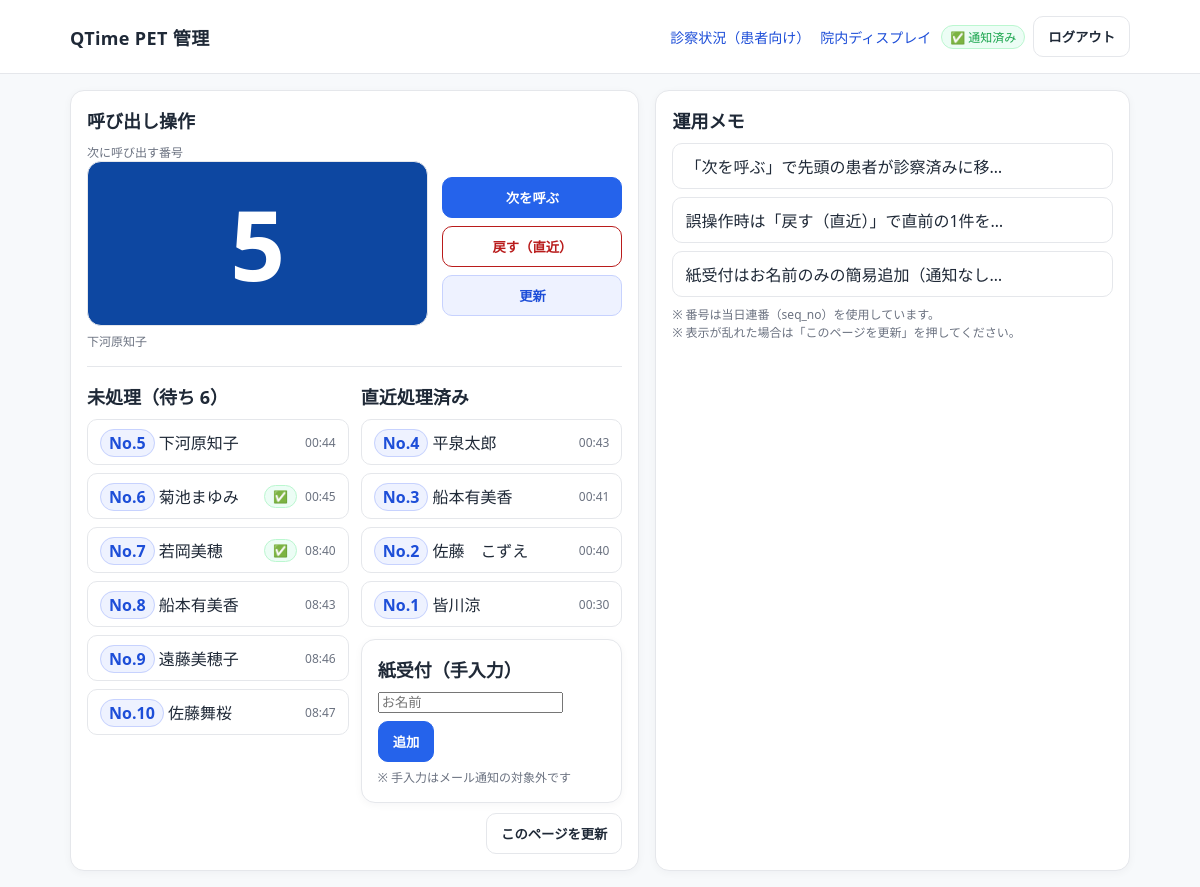
/admin (signed in), run on an earlier commit of the app's database.
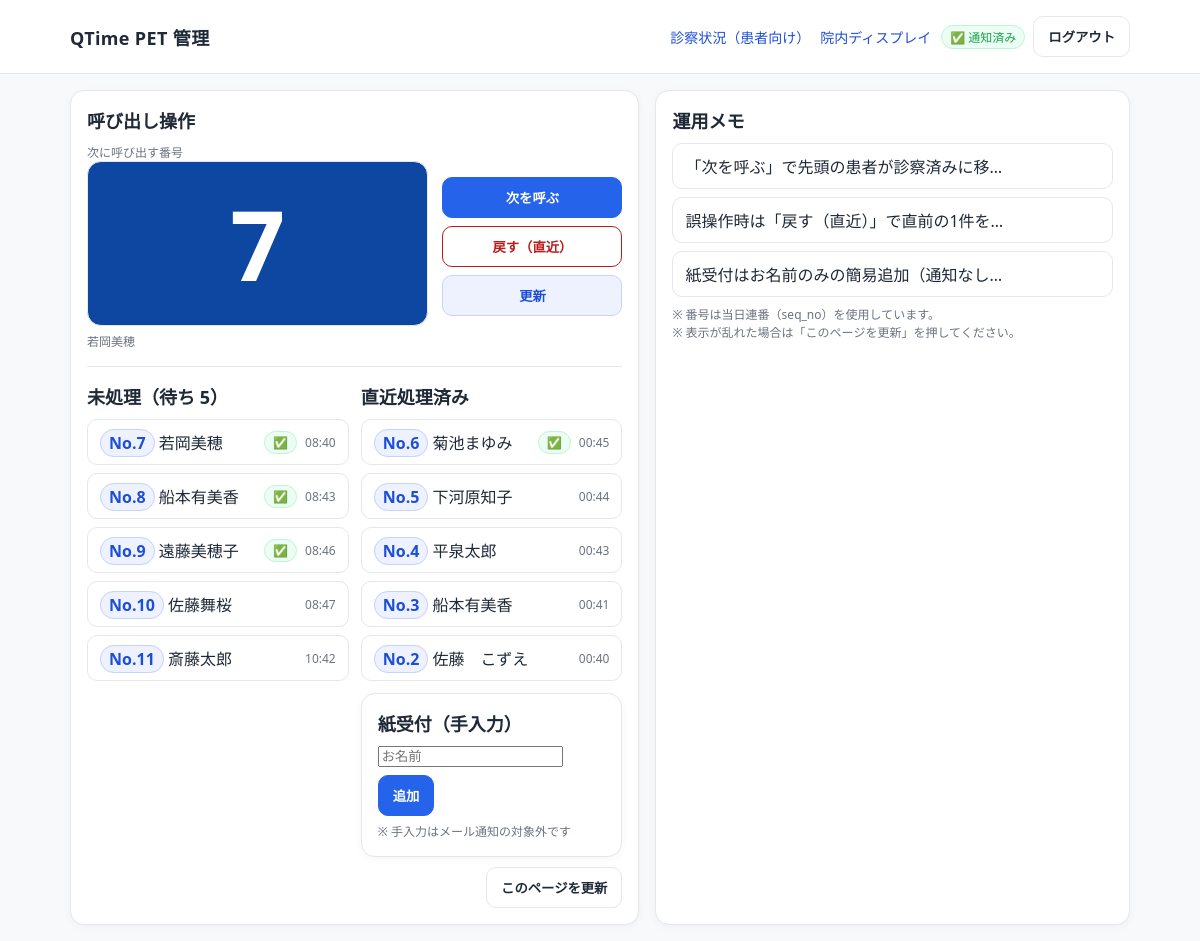
And on a later commit of the database.
### models.py (models this page shows)
class Ticket(Model):
    patient = ForeignKeyField(Patient, null=True, backref="tickets")
    name = CharField()                        # 表示用（紙受付や簡単表示で使う）
    created_at = DateTimeField(default=datetime.datetime.now)
    done = BooleanField(default=False)
    visit_date = DateField(null=True)  # 当日の運用を明確化
    notified = BooleanField(default=False)  # 通知済フラグ
    session = CharField(default="AM")  # "AM" or "PM"
    seq_no = IntegerField(null=True, index=True)  #  当日連番
    class Meta:
        database = db

### app.py (the view)
@app.route("/admin")
def admin_dashboard():
    pending = (
        Ticket.select()
        .where((Ticket.visit_date == today_jst()) & (Ticket.done == False))
        .order_by(Ticket.seq_no)
    )
    done_recent = (
        Ticket.select()
        .where((Ticket.visit_date == today_jst()) & (Ticket.done == True))
        .order_by(Ticket.seq_no.desc())
        .limit(5)
    )
    return render_template("admin.html", pending=pending, done_recent=done_recent)

### app.py (called while the page is built)
@app.context_processor
def inject_clinic_flags():
    vdate = today_jst()
    sess = current_session()
    closed, reason = is_closed(vdate, sess)
    return {
        "CLINIC_TODAY": {
            "date": vdate,
            "session": sess,
            "is_closed": closed,
            "closed_reason": reason,
        }
    }

@app.before_request
def _protect_admin():
    p = request.path
    if p.startswith("/admin") and p != "/admin/login":
        if not session.get("admin"):
            return redirect(url_for("admin_login"))

### utils.py (called while the page is built)
def today_jst() -> date:
    return datetime.now(JST).date()

def current_session() -> str:
    h = datetime.now(JST).hour
    return "AM" if h < 12 else "PM"

def _weekday_name(d: date) -> str:
    return ["Mon", "Tue", "Wed", "Thu", "Fri", "Sat", "Sun"][d.weekday()]

def is_closed(vdate: date, session: str) -> tuple[bool, str]:
    wd = _weekday_name(vdate)
    if wd in CLOSED_FULL_WEEKDAYS:
        return True, "本日は休診日です（終日）"
    if session == "PM":
        if wd in CLOSED_PM_WEEKDAYS:
            return True, "本日の午後は休診です"
        if vdate.isoformat() in HOLIDAY_PM_DATES:
            return True, "本日の午後は祝日のため休診です"
    return False, ""

### templates/admin.html (shortened to what this page needs)
<!DOCTYPE html>
<html lang="ja">
<head>
</head>
<body>
    <header>
        <div class="wrap brand">
            <h1>QTime PET 管理</h1>
            <div class="tools">
                <div class="links">
                    <a class="link" href="{{ url_for('status') }}" target="_blank">診察状況（患者向け）</a>
                    <a class="link" href="{{ url_for('display') }}" target="_blank">院内ディスプレイ</a>
                    <span class="badge-ok" title="メール通知済みの印">✅ 通知済み</span>
                </div>
                <form method="post" action="{{ url_for('admin_logout') }}">
                    <button type="submit" class="btn">ログアウト</button>
                </form>
            </div>
        </div>
    </header>
    <main class="wrap">
        <div class="row">
            <section class="card">
                <h2>呼び出し操作</h2>
                {% set next = (pending|first) %}
                <div class="next-box">
                    <div>
                        <div class="sub">次に呼び出す番号</div>
                        <div class="big-no">{{ next.seq_no or next.id if next else '-' }}</div>
                        <div class="sub" style="margin-top:6px;">
                            {{ next.name if next else '待ち患者なし' }}
                        </div>
                    </div>
                    <div style="display:grid; gap:8px;">
                        <form method="post" action="{{ url_for('admin_next') }}">
                            <button class="btn btn-primary" style="width:180px;">次を呼ぶ</button>
                        </form>
                        <form method="post" action="{{ url_for('admin_undo') }}">
                            <button class="btn btn-danger" style="width:180px;">戻す（直近）</button>
                        </form>
                        <button class="btn btn-ghost" style="width:180px;" onclick="location.reload()">更新</button>
                    </div>
                </div>
                <hr style="border:none;border-top:1px solid var(--border); margin:16px 0;" />
                <div class="grid-2">
                    <div>
                        <h2 style="display:flex; justify-content:space-between; align-items:center;">
                            <span>未処理（待ち {{ pending|length }}）</span>
                        </h2>
                        <ul class="list" style="max-height: 48vh; overflow:auto;">
                            {% for t in pending %}
                            <li class="item">
                                <div>
                                    <span class="badge">No.{{ t.seq_no or t.id }}</span>
                                    <span class="name">{{ t.name }}</span>
                                </div>
                                <div class="right">
                                    {% if t.notified %}
                                        <span class="badge-ok" title="メール通知済み">✅</span>
                                    {% endif %}
                                    <span class="dim">{{ t.created_at.strftime('%H:%M') if t.created_at else '' }}</span>
                                </div>
                            </li>
                            {% else %}
                            <li class="item"><span class="dim">なし</span></li>
                            {% endfor %}
                        </ul>
                    </div>
                    <div>
                        <h2>直近処理済み</h2>
                        <ul class="list">
                            {% for t in done_recent %}
                            <li class="item">
                                <div>
                                    <span class="badge">No.{{ t.seq_no or t.id }}</span>
                                    <span class="name">{{ t.name }}</span>
                                </div>
                                <div class="right">
                                    {% if t.notified %}
                                        <span class="badge-ok" title="メール通知済み">✅</span>
                                    {% endif %}
                                    <span class="dim">{{ t.created_at.strftime('%H:%M') if t.created_at else '' }}</span>
                                </div>
                            </li>
                            {% else %}
                                <li class="item"><span class="dim">なし</span></li>
                            {% endfor %}
                        </ul>
                        <div class="card" style="margin-top:12px;">
                            <h2>紙受付（手入力）</h2>
                            <form class="form-inline" method="post" action="{{ url_for('admin_manual_add') }}">
                                <input name="name" placeholder="お名前" autocomplete="off" />
                                <button class="btn btn-primary">追加</button>
                            </form>
                            <p class="sub" style="margin:6px 0 0;">※ 手入力はメール通知の対象外です</p>
                        </div>
                    </div>
                </div>
                <div class="footer-tools">
                    <button class="btn" onclick="location.reload()">このページを更新</button>
                </div>
            </section>
            <aside class="card">
                <h2>運用メモ</h2>
                <ul class="list">
                    <li class="item"><span class="name">「次を呼ぶ」で先頭の患者が診察済みに移動します。</span></li>
                    <li class="item"><span class="name">誤操作時は「戻す（直近）」で直前の1件を未処理に戻せます。</span></li>
                    <li class="item"><span class="name">紙受付はお名前のみの簡易追加（通知なし）です。</span></li>
                </ul>
                <p class="sub" style="margin-top:8px;">
                    ※ 番号は当日連番（seq_no）を使用しています。<br />
                    ※ 表示が乱れた場合は「このページを更新」を押してください。
                </p>
            </aside>
        </div>
    </main>
</body>
</html>

### templates/admin.html (style rules this page uses)
:root { --bg: #f7f9fb; --card: #fff; --border: #e5e7eb; --text: #1f2937; --muted: #6b7280; --accent: #2563eb; --danger: #b91c1c; --ok: #16a34a; }
* { box-sizing: border-box; }
body { margin: 0; background: var(--bg); color: var(--text); font-family: system-ui, -apple-system, "Segoe UI", Roboto, "Noto Sans JP", "Hiragino Kaku Gothic ProN", Meiryo, sans-serif; }
header { position: sticky; top: 0; z-index: 10; background: var(--card); border-bottom: 1px solid var(--border); }
.wrap { max-width: 1100px; margin: 0 auto; padding: 16px 20px; }
.row { display: grid; grid-template-columns: 1.2fr 1fr; gap: 16px; }
.brand { display: flex; gap: 12px; align-items: center; justify-content: space-between; }
.brand h1 { margin: 0; font-size: 18px; letter-spacing: .02em; }
.brand .tools { display: flex; gap: 8px; align-items: center; }
.btn { appearance: none; border: 1px solid var(--border); background: #fff; color: var(--text); padding: 10px 14px; border-radius: 10px; cursor: pointer; font-weight: 700; }
.btn-primary { background: var(--accent); color: #fff; border-color: var(--accent); }
.btn-danger { background: #fff; color: var(--danger); border-color: var(--danger); }
.btn-ghost { background: #eef2ff; color: #1d4ed8; border-color: #c7d2fe; }
.card { background: var(--card); border: 1px solid var(--border); border-radius: 14px; padding: 16px; box-shadow: 0 2px 8px rgba(16, 24, 40, .04); }
.card h2 { margin: 0 0 10px; font-size: 18px; display: flex; align-items: center; gap: 8px; }
.sub { color: var(--muted); font-size: 12px; }
.next-box { display: grid; grid-template-columns: 1fr auto; gap: 14px; align-items: center; }
.big-no { border: 1px solid var(--border); border-radius: 14px; background: #0d47a1; color: #fff; display: flex; align-items: center; justify-content: center; font-weight: 900; font-size: clamp(48px, 8vw, 96px); padding: 16px 10px; min-height: 120px; }
.list { list-style: none; margin: 0; padding: 0; }
.item { display: flex; gap: 10px; align-items: center; justify-content: space-between; border: 1px solid var(--border); background: #fff; border-radius: 10px; padding: 10px 12px; }
.item+.item { margin-top: 8px; }
.badge { font-weight: 800; padding: 2px 8px; border-radius: 999px; background: #eef2ff; color: #1d4ed8; border: 1px solid #c7d2fe; }
.badge-ok { display: inline-flex; align-items: center; gap: 4px; padding: 2px 8px; border-radius: 999px; font-size: 12px; border: 1px solid #bbf7d0; background: #ecfdf5; color: var(--ok); }
.name { overflow: hidden; text-overflow: ellipsis; white-space: nowrap; max-width: 36ch; }
.dim { color: var(--muted); font-size: 12px; }
.right { display: flex; align-items: center; gap: 8px; }
.grid-2 { display: grid; grid-template-columns: 1fr 1fr; gap: 12px; }
.form-inline { display: flex; gap: 8px; flex-wrap: wrap; }
.footer-tools { display: flex; gap: 8px; justify-content: flex-end; margin-top: 10px; }
.links { display: flex; gap: 10px; align-items: center; }
a.link { color: #1d4ed8; text-decoration: none; font-size: 14px; }

What changed in the data, as far as the page shows it:
no longer on this page (row unchanged): Ticket: seq_no "1", name "皆川涼", created_at "00:30", shown under "直近処理済み"
changed Ticket (number 2 of 10 on the later page): now shows "✅"
changed Ticket "遠藤美穂子": now shows "✅"
added Ticket: seq_no "11", name "斎藤太郎", created_at "10:42", shown under "未処理（待ち 5）"
changed Ticket "菊池まゆみ": moves from the list under "未処理（待ち 6）" to the list under "直近処理済み"
changed Ticket "下河原知子": moves from the list under "未処理（待ち 6）" to the list under "直近処理済み"
Also different on the page:
{{ next.seq_no or next.id if next else '-' }}: "5" → "7"
{{ next.name if next else '待ち患者なし' }}: "下河原知子" → "若岡美穂"
{{ pending|length }}: "6" → "5"
